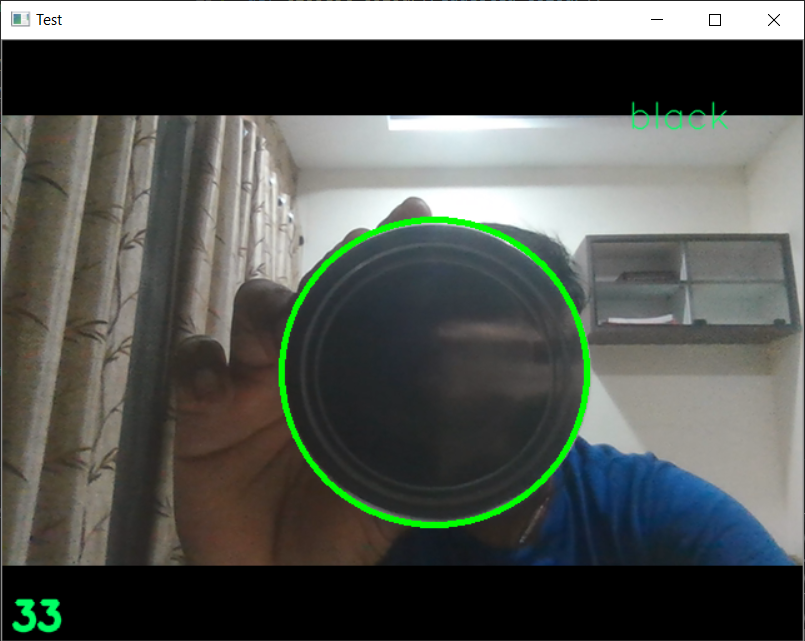
#> input picture image_2021-10-18_224252.png, 805 x 641 px, given in place of the camera
$ python detection_houghcircles_gaussian.py
#> lines starting #> are read from the running program, lines starting #| are printed output that depends on the picture; after the words box and inside, x2 and y2 are one past the last pixel; in counts of white or black regions, pixels touching at a corner belong together
import cv2
import numpy as np
import matplotlib.pyplot as plt
import time
from webcolors import rgb_to_name


def findCircles(img,img_blur):
    output=img.copy()
    #cv2.blur(gray,(3,3))
    # high_thresh, thresh_im = cv2.threshold(img_blur, 0, 255, cv2.THRESH_BINARY + cv2.THRESH_OTSU)
    # lowThresh = 0.5*high_thresh
    circles = cv2.HoughCircles(img_blur,cv2.HOUGH_GRADIENT, 1.2,1000,)
            # param1=high_thresh,param2=lowThresh,
            # minRadius=50, maxRadius=400)
                #,minRadius=20)
    if circles is not None:
        circles = np.round(circles[0, :]).astype("int")
        for (x, y, r) in circles:
            cv2.circle(output, (x, y), r, (0, 255, 0), 4)
    return output,circles

def RGB2HEX(color):
    return "#{:02x}{:02x}{:02x}".format(int(color[0]), int(color[1]), int(color[2]))

def findColor(circles1,img_rgb):
    l=[]
    if circles1 is not None:
        for i in circles1:
            try:
                name=rgb_to_name(tuple(img_rgb[i[1],i[0],:]))
                l.append(name)
            except:
                l.append(RGB2HEX(tuple(img_rgb[i[1],i[0],:])))
                #print(l)
    return " ".join(elem for elem in l)


cap = cv2.VideoCapture(0)
# used to record the time when we processed last frame
prev_frame_time = 0

# used to record the time at which we processed current frame
new_frame_time = 0

while True:
    # Capture frame-by-frame
    ret, frame = cap.read()
#> frame is the input picture: shape (641, 805, 3); mean B, G, R 84.6, 89.4, 85.6

    new_frame_time = time.time()
    fps = 1/(new_frame_time-prev_frame_time)
    prev_frame_time = new_frame_time

    gray = cv2.cvtColor(frame, cv2.COLOR_BGR2GRAY)
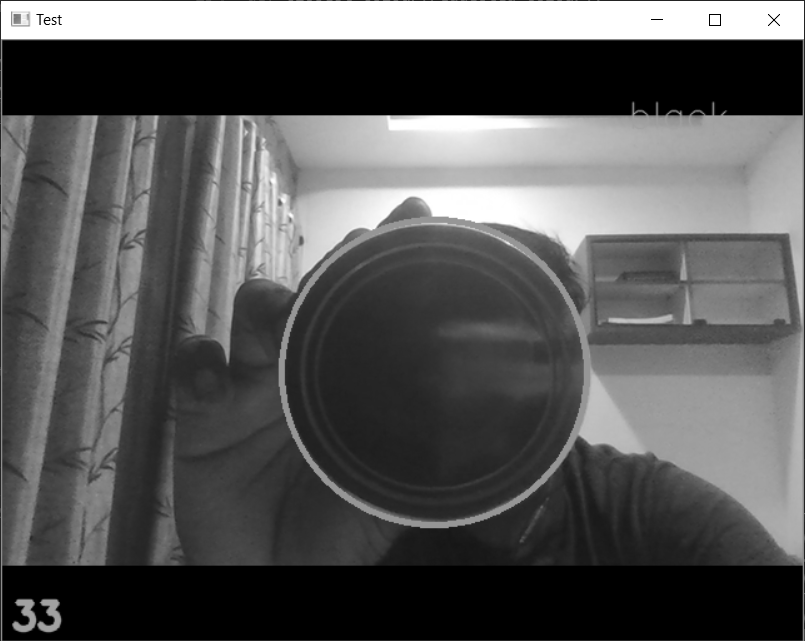
#> gray: shape (641, 805); min 0, max 255, mean 87.7
    img_blur_gaussian= cv2.GaussianBlur(gray, (3,3), 0)
    #img_blur_gaussian1=cv2.Canny(gray, 100, 50, 3 )
    img1,circles1=findCircles(frame,img_blur_gaussian)
#> in findCircles, `circles = cv2.HoughCircles(img_blur,cv2.HOUGH_GRADIENT, 1.2,1000,)`: circles = [[435, 371.4, 156]]
#> in findCircles, `circles = np.round(circles[0, :]).astype("int")`: circles = [[435, 371, 156]]
#> the loop in findCircles, `for (x, y, r) in circles:` made 1 pass
#> after the loop in findCircles, `for (x, y, r) in circles:`:
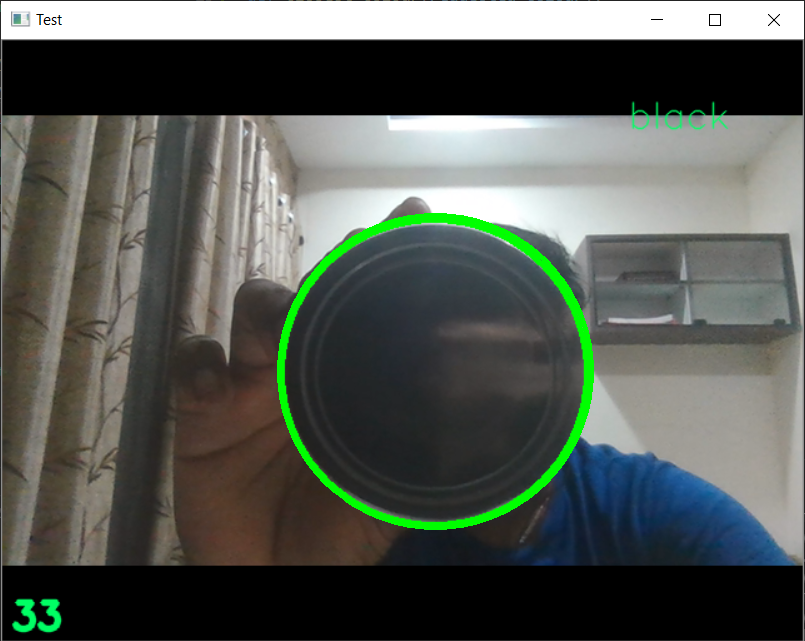
#> output: shape (641, 805, 3); 0.69% of pixels changed, all inside (x1, y1, x2, y2) = (277, 213, 594, 530)
#> circles1 = [[435, 371, 156]]

    cv2.putText(img1, str(int(fps)), (7,470), cv2.FONT_HERSHEY_SIMPLEX, 1, (100, 255, 0), 3, cv2.LINE_AA)
    cv2.putText(img1, findColor(circles1,frame), (500,70), cv2.FONT_HERSHEY_SIMPLEX, 1, (100, 255, 0), 1, cv2.LINE_AA)
#> the loop in findColor, `for i in circles1:` made 1 pass
#> after the loop in findColor, `for i in circles1:`: l = ['#332f2f']
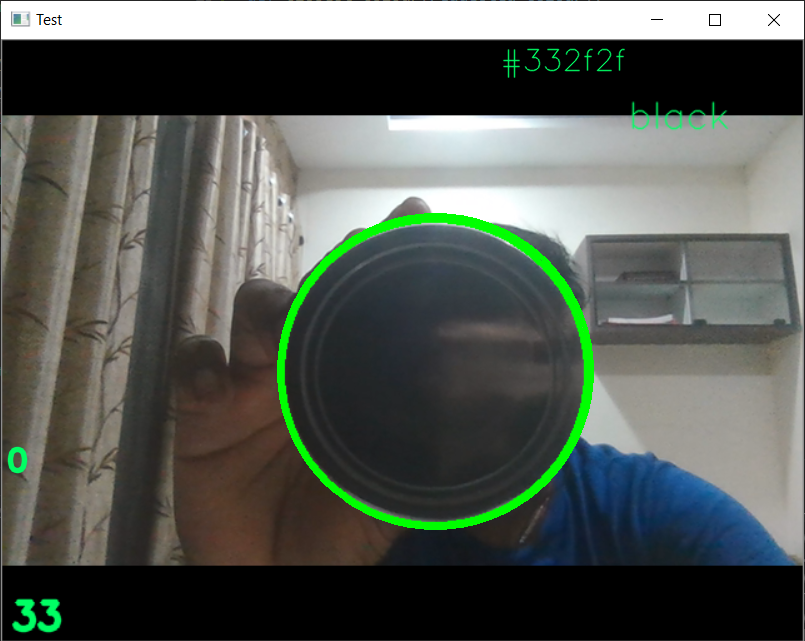
#> img1: shape (641, 805, 3); mean B, G, R 84.1, 90.5, 85
    cv2.imshow('Test',img1)
    if cv2.waitKey(1) & 0xFF == ord('q'):
#> (key q is pressed here)
        break

cap.release()
cv2.destroyAllWindows()
